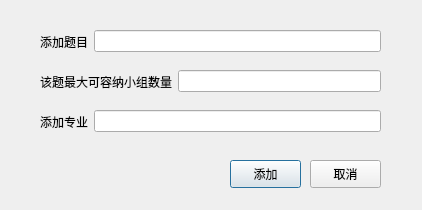
<?xml version="1.0" encoding="UTF-8"?>
<ui version="4.0">
 <class>TchAddMsgBox</class>
 <widget class="QDialog" name="TchAddMsgBox">
  <property name="geometry">
   <rect>
    <x>0</x>
    <y>0</y>
    <width>422</width>
    <height>210</height>
   </rect>
  </property>
  <property name="windowTitle">
   <string>Dialog</string>
  </property>
  <property name="toolTip">
   <string/>
  </property>
  <widget class="QWidget" name="layoutWidget">
   <property name="geometry">
    <rect>
     <x>40</x>
     <y>30</y>
     <width>341</width>
     <height>23</height>
    </rect>
   </property>
   <layout class="QHBoxLayout" name="horizontalLayout_2">
    <item>
     <widget class="QLabel" name="label">
      <property name="text">
       <string>添加题目</string>
      </property>
     </widget>
    </item>
    <item>
     <widget class="QLineEdit" name="TchAddMsgBoxAssilineEdit">
      <property name="toolTip">
       <string extracomment="添加题目，为空则不添加">&lt;html&gt;&lt;head/&gt;&lt;body&gt;&lt;p&gt;添加题目，如果为空则不添加题目！&lt;/p&gt;&lt;/body&gt;&lt;/html&gt;</string>
      </property>
      <property name="statusTip">
       <string>添加题目，为空则不添加</string>
      </property>
     </widget>
    </item>
   </layout>
  </widget>
  <widget class="QWidget" name="layoutWidget_2">
   <property name="geometry">
    <rect>
     <x>40</x>
     <y>110</y>
     <width>341</width>
     <height>23</height>
    </rect>
   </property>
   <layout class="QHBoxLayout" name="horizontalLayout_3">
    <item>
     <widget class="QLabel" name="label_2">
      <property name="text">
       <string>添加专业</string>
      </property>
     </widget>
    </item>
    <item>
     <widget class="QLineEdit" name="TchAddMsgBoxMajorlineEdit">
      <property name="toolTip">
       <string>&lt;html&gt;&lt;head/&gt;&lt;body&gt;&lt;p&gt;为空则不添加专业名称！&lt;/p&gt;&lt;/body&gt;&lt;/html&gt;</string>
      </property>
      <property name="statusTip">
       <string>为空则不添加专业名称！</string>
      </property>
     </widget>
    </item>
   </layout>
  </widget>
  <widget class="QPushButton" name="TchAddAddButton">
   <property name="geometry">
    <rect>
     <x>230</x>
     <y>160</y>
     <width>71</width>
     <height>28</height>
    </rect>
   </property>
   <property name="text">
    <string>添加</string>
   </property>
  </widget>
  <widget class="QPushButton" name="TchAddCloseButton">
   <property name="geometry">
    <rect>
     <x>310</x>
     <y>160</y>
     <width>71</width>
     <height>28</height>
    </rect>
   </property>
   <property name="text">
    <string>取消</string>
   </property>
  </widget>
  <widget class="QWidget" name="layoutWidget_3">
   <property name="geometry">
    <rect>
     <x>40</x>
     <y>70</y>
     <width>341</width>
     <height>23</height>
    </rect>
   </property>
   <layout class="QHBoxLayout" name="horizontalLayout_4">
    <item>
     <widget class="QLabel" name="label_3">
      <property name="text">
       <string>该题最大可容纳小组数量</string>
      </property>
     </widget>
    </item>
    <item>
     <widget class="QLineEdit" name="TchAddMsgBoxTNumlineEdit">
      <property name="toolTip">
       <string extracomment="可为空，但是在没有输入题目的情况下，该输入框输入无效">&lt;html&gt;&lt;head/&gt;&lt;body&gt;&lt;p align=&quot;justify&quot;&gt;在未输入题目之前该框被锁定，输入范围为0-255&lt;/p&gt;&lt;/body&gt;&lt;/html&gt;</string>
      </property>
      <property name="statusTip">
       <string>可为空，但是在没有输入题目的情况下，该输入框输入无效</string>
      </property>
     </widget>
    </item>
   </layout>
  </widget>
 </widget>
 <resources/>
 <connections/>
</ui>
